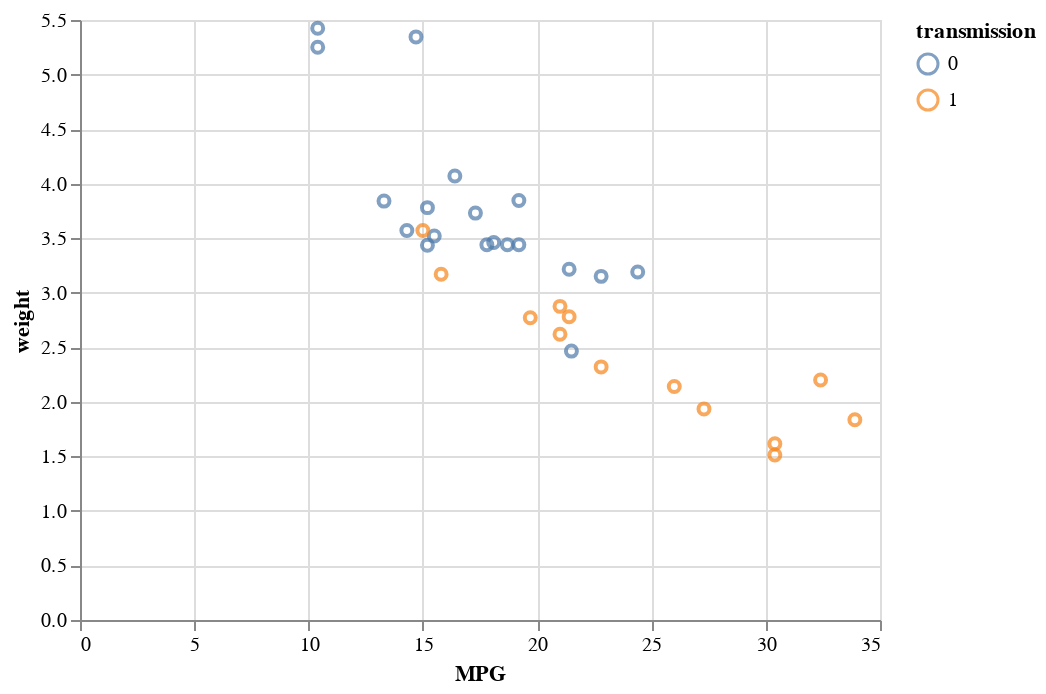

Notebook source saved alongside this figure:
### Markdown cell above
This, unfortunately, isn't quite right. Transmission in our dataset is 0 or 1. Altair understood this to mean that the data was quantiative and encoded color on the default blue gradient. We want transmission to be a categorical or nominal variable so we can use:

### Code cell
#2.2 Fix a wrong inference, transmission is nominal

alt.Chart(mtcars).mark_point().encode(
    x='MPG',
    y="weight",
    color="transmission:N"
)

### Figure 1 — Vega-Lite specification as saved in the notebook (floating-point values rounded to 4 significant figures)
{"config": {"view": {"continuousWidth": 400, "continuousHeight": 300}}, "data": {"name": "data-9409cf149fcd97d1b95049972fed8558"}, "mark": "point", "encoding": {"color": {"field": "transmission", "type": "nominal"}, "x": {"field": "MPG", "type": "quantitative"}, "y": {"field": "weight", "type": "quantitative"}}, "$schema": "https://vega.github.io/schema/vega-lite/v4.17.0.json", "datasets": {"data-9409cf149fcd97d1b95049972fed8558": [{"model": "Mazda RX4", "MPG": 21.0, "cylinders": 6, "displacement": 160.0, "HP": 110, "rear_axle_ratio": 3.9, "weight": 2.62, "qsec": 16.46, "vs": 0, "transmission": 1, "gears": 4, "carb": 4}, {"model": "Mazda RX4 Wag", "MPG": 21.0, "cylinders": 6, "displacement": 160.0, "HP": 110, "rear_axle_ratio": 3.9, "weight": 2.875, "qsec": 17.02, "vs": 0, "transmission": 1, "gears": 4, "carb": 4}, {"model": "Datsun 710", "MPG": 22.8, "cylinders": 4, "displacement": 108.0, "HP": 93, "rear_axle_ratio": 3.85, "weight": 2.32, "qsec": 18.61, "vs": 1, "transmission": 1, "gears": 4, "carb": 1}, {"model": "Hornet 4 Drive", "MPG": 21.4, "cylinders": 6, "displacement": 258.0, "HP": 110, "rear_axle_ratio": 3.08, "weight": 3.215, "qsec": 19.44, "vs": 1, "transmission": 0, "gears": 3, "carb": 1}, {"model": "Hornet Sportabout", "MPG": 18.7, "cylinders": 8, "displacement": 360.0, "HP": 175, "rear_axle_ratio": 3.15, "weight": 3.44, "qsec": 17.02, "vs": 0, "transmission": 0, "gears": 3, "carb": 2}, {"model": "Valiant", "MPG": 18.1, "cylinders": 6, "displacement": 225.0, "HP": 105, "rear_axle_ratio": 2.76, "weight": 3.46, "qsec": 20.22, "vs": 1, "transmission": 0, "gears": 3, "carb": 1}, {"model": "Duster 360", "MPG": 14.3, "cylinders": 8, "displacement": 360.0, "HP": 245, "rear_axle_ratio": 3.21, "weight": 3.57, "qsec": 15.84, "vs": 0, "transmission": 0, "gears": 3, "carb": 4}, {"model": "Merc 240D", "MPG": 24.4, "cylinders": 4, "displacement": 146.7, "HP": 62, "rear_axle_ratio": 3.69, "weight": 3.19, "qsec": 20.0, "vs": 1, "transmission": 0, "gears": 4, "carb": 2}, {"model": "Merc 230", "MPG": 22.8, "cylinders": 4, "displacement": 140.8, "HP": 95, "rear_axle_ratio": 3.92, "weight": 3.15, "qsec": 22.9, "vs": 1, "transmission": 0, "gears": 4, "carb": 2}, {"model": "Merc 280", "MPG": 19.2, "cylinders": 6, "displacement": 167.6, "HP": 123, "rear_axle_ratio": 3.92, "weight": 3.44, "qsec": 18.3, "vs": 1, "transmission": 0, "gears": 4, "carb": 4}, {"model": "Merc 280C", "MPG": 17.8, "cylinders": 6, "displacement": 167.6, "HP": 123, "rear_axle_ratio": 3.92, "weight": 3.44, "qsec": 18.9, "vs": 1, "transmission": 0, "gears": 4, "carb": 4}, {"model": "Merc 450SE", "MPG": 16.4, "cylinders": 8, "displacement": 275.8, "HP": 180, "rear_axle_ratio": 3.07, "weight": 4.07, "qsec": 17.4, "vs": 0, "transmission": 0, "gears": 3, "carb": 3}, {"model": "Merc 450SL", "MPG": 17.3, "cylinders": 8, "displacement": 275.8, "HP": 180, "rear_axle_ratio": 3.07, "weight": 3.73, "qsec": 17.6, "vs": 0, "transmission": 0, "gears": 3, "carb": 3}, {"model": "Merc 450SLC", "MPG": 15.2, "cylinders": 8, "displacement": 275.8, "HP": 180, "rear_axle_ratio": 3.07, "weight": 3.78, "qsec": 18.0, "vs": 0, "transmission": 0, "gears": 3, "carb": 3}, {"model": "Cadillac Fleetwood", "MPG": 10.4, "cylinders": 8, "displacement": 472.0, "HP": 205, "rear_axle_ratio": 2.93, "weight": 5.25, "qsec": 17.98, "vs": 0, "transmission": 0, "gears": 3, "carb": 4}, {"model": "Lincoln Continental", "MPG": 10.4, "cylinders": 8, "displacement": 460.0, "HP": 215, "rear_axle_ratio": 3.0, "weight": 5.424, "qsec": 17.82, "vs": 0, "transmission": 0, "gears": 3, "carb": 4}, {"model": "Chrysler Imperial", "MPG": 14.7, "cylinders": 8, "displacement": 440.0, "HP": 230, "rear_axle_ratio": 3.23, "weight": 5.345, "qsec": 17.42, "vs": 0, "transmission": 0, "gears": 3, "carb": 4}, {"model": "Fiat 128", "MPG": 32.4, "cylinders": 4, "displacement": 78.7, "HP": 66, "rear_axle_ratio": 4.08, "weight": 2.2, "qsec": 19.47, "vs": 1, "transmission": 1, "gears": 4, "carb": 1}, {"model": "Honda Civic", "MPG": 30.4, "cylinders": 4, "displacement": 75.7, "HP": 52, "rear_axle_ratio": 4.93, "weight": 1.615, "qsec": 18.52, "vs": 1, "transmission": 1, "gears": 4, "carb": 2}, {"model": "Toyota Corolla", "MPG": 33.9, "cylinders": 4, "displacement": 71.1, "HP": 65, "rear_axle_ratio": 4.22, "weight": 1.835, "qsec": 19.9, "vs": 1, "transmission": 1, "gears": 4, "carb": 1}, {"model": "Toyota Corona", "MPG": 21.5, "cylinders": 4, "displacement": 120.1, "HP": 97, "rear_axle_ratio": 3.7, "weight": 2.465, "qsec": 20.01, "vs": 1, "transmission": 0, "gears": 3, "carb": 1}, {"model": "Dodge Challenger", "MPG": 15.5, "cylinders": 8, "displacement": 318.0, "HP": 150, "rear_axle_ratio": 2.76, "weight": 3.52, "qsec": 16.87, "vs": 0, "transmission": 0, "gears": 3, "carb": 2}, {"model": "AMC Javelin", "MPG": 15.2, "cylinders": 8, "displacement": 304.0, "HP": 150, "rear_axle_ratio": 3.15, "weight": 3.435, "qsec": 17.3, "vs": 0, "transmission": 0, "gears": 3, "carb": 2}, {"model": "Camaro Z28", "MPG": 13.3, "cylinders": 8, "displacement": 350.0, "HP": 245, "rear_axle_ratio": 3.73, "weight": 3.84, "qsec": 15.41, "vs": 0, "transmission": 0, "gears": 3, "carb": 4}, {"model": "Pontiac Firebird", "MPG": 19.2, "cylinders": 8, "displacement": 400.0, "HP": 175, "rear_axle_ratio": 3.08, "weight": 3.845, "qsec": 17.05, "vs": 0, "transmission": 0, "gears": 3, "carb": 2}, {"model": "Fiat X1-9", "MPG": 27.3, "cylinders": 4, "displacement": 79.0, "HP": 66, "rear_axle_ratio": 4.08, "weight": 1.935, "qsec": 18.9, "vs": 1, "transmission": 1, "gears": 4, "carb": 1}, {"model": "Porsche 914-2", "MPG": 26.0, "cylinders": 4, "displacement": 120.3, "HP": 91, "rear_axle_ratio": 4.43, "weight": 2.14, "qsec": 16.7, "vs": 0, "transmission": 1, "gears": 5, "carb": 2}, {"model": "Lotus Europa", "MPG": 30.4, "cylinders": 4, "displacement": 95.1, "HP": 113, "rear_axle_ratio": 3.77, "weight": 1.513, "qsec": 16.9, "vs": 1, "transmission": 1, "gears": 5, "carb": 2}, {"model": "Ford Pantera L", "MPG": 15.8, "cylinders": 8, "displacement": 351.0, "HP": 264, "rear_axle_ratio": 4.22, "weight": 3.17, "qsec": 14.5, "vs": 0, "transmission": 1, "gears": 5, "carb": 4}, {"model": "Ferrari Dino", "MPG": 19.7, "cylinders": 6, "displacement": 145.0, "HP": 175, "rear_axle_ratio": 3.62, "weight": 2.77, "qsec": 15.5, "vs": 0, "transmission": 1, "gears": 5, "carb": 6}, {"model": "Maserati Bora", "MPG": 15.0, "cylinders": 8, "displacement": 301.0, "HP": 335, "rear_axle_ratio": 3.54, "weight": 3.57, "qsec": 14.6, "vs": 0, "transmission": 1, "gears": 5, "carb": 8}, {"model": "Volvo 142E", "MPG": 21.4, "cylinders": 4, "displacement": 121.0, "HP": 109, "rear_axle_ratio": 4.11, "weight": 2.78, "qsec": 18.6, "vs": 1, "transmission": 1, "gears": 4, "carb": 2}]}}
